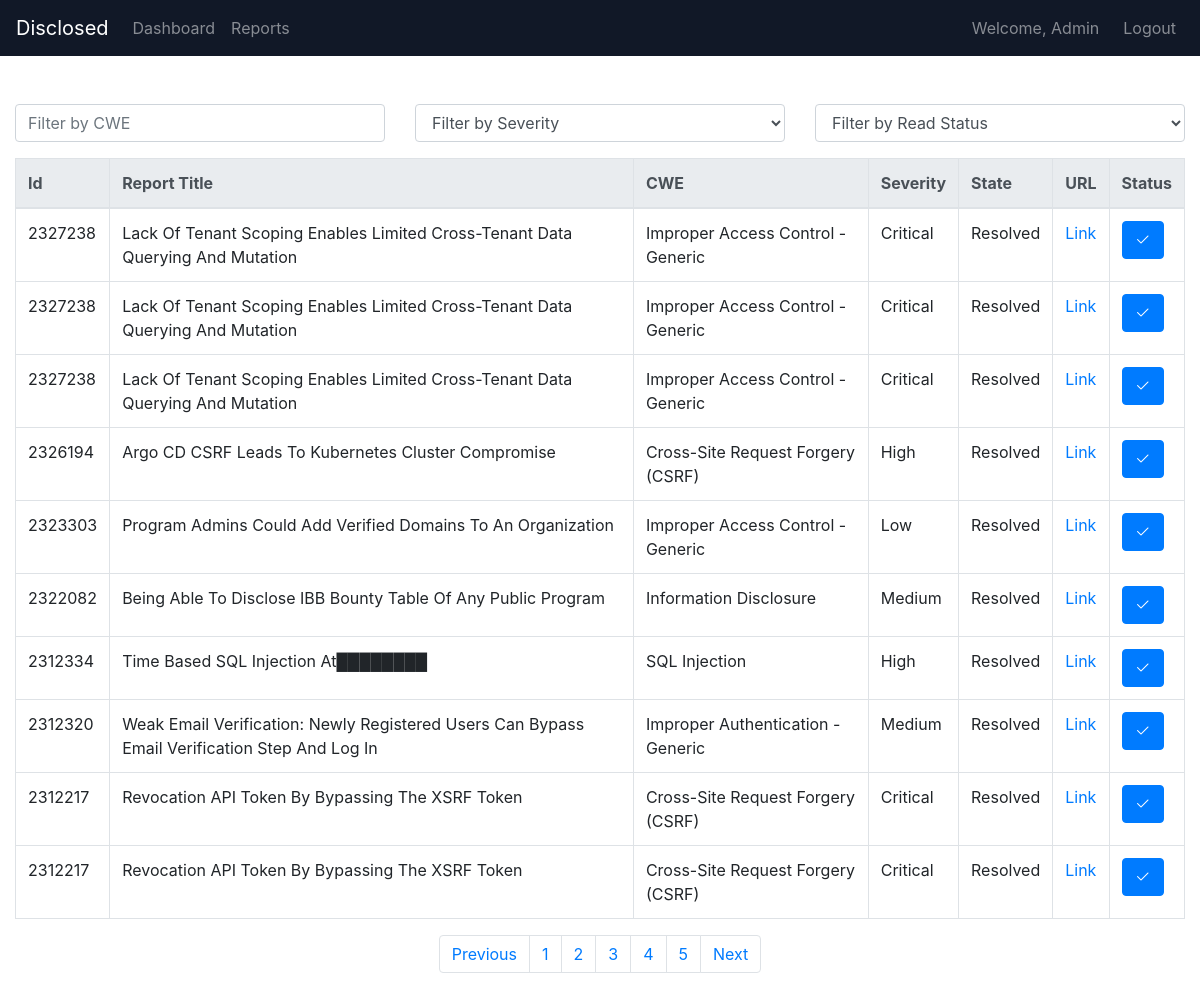
/reports?page=3 (signed in), run on the app's committed database.
### main/models.py (models this page shows, shortened)
class Report(models.Model):
    report_id = models.IntegerField()
    title = models.CharField(max_length=255)
    cwe = models.CharField(max_length=255)
    severity = models.CharField(max_length=255)
    url = models.CharField(max_length=255)
    state = models.CharField(max_length=255, default="resolved")
    is_read = models.BooleanField(default=False)

### main/views.py (the view)
# urls.py: path('reports', views.reports, name="Reports" ),
@login_required(login_url='Login')
def reports(request):
    if request.method == "GET":
        report_list = Report.objects.all().order_by('-report_id')
        """ Paginator """
        paginator = Paginator(report_list, per_page=10)
        """ default page num """
        page_num = request.GET.get('page', 1)
        try:
            reports = paginator.page(page_num)
        except PageNotAnInteger:
            reports = paginator.page(1)
        except EmptyPage:
            reports = paginator.page(paginator.num_pages)
        context = {
            "data" : reports ,
        }
        return render(request, 'reports.html', context=context)
    return HttpResponse({"message" : "Method Not Allowd"}, status=405)

### templates/reports.html (shortened to what this page needs)
{% extends "base.html" %}
{% block content %}
    <div class="row mb-3">
        <div class="col-md-4">
            <input class="form-control" id="cweFilter" placeholder="Filter by CWE">
        </div>
        <div class="col-md-4">
            <select class="form-control" id="severityFilter">
                <option value="">Filter by Severity</option>
            </select>
        </div>
        <div class="col-md-4">
            <select class="form-control" id="readStatusFilter">
                <option value="">Filter by Read Status</option>
            </select>
        </div>
    </div>
    <div class="table-responsive">
        <table class="table table-bordered" id="vulnerabilityTable">
            <thead class="thead-light">
                <tr>
                    <th>Id</th>
                    <th>Report Title</th>
                    <th>CWE</th>
                    <th>Severity</th>
                    <th>State</th>
                    <th>URL</th>
                    <th>Status</th>
                </tr>
            </thead>
            <tbody>
                {% for report in data %}
                <tr>
                    <td>{{ report.report_id }} </td>
                    <td>{{ report.title }} </td>
                    <td data-cwe="{{report.cwe}}">{{ report.cwe}} </td>
                    <td data-severity="{{report.severity}}">{{ report.severity }} </td>
                    <td>{{ report.state }}</td>
                    <td>
                        <a href="{{ report.url }}" target="_blank">Link</a>
                    </td>
                    <td>
                    {% if report.is_read == True %}
                        <button type="button" class="btn btn-success btn-xs" disabled><i class="bi bi-check2-all"></i></button>
                        <input type="hidden" data-read="{{report.is_read}}">
                        {% else %}
                            <form id="markAsRead">
                                <button type="submit" class="btn btn-primary btn-xs" id="readBtn"><i class="bi bi-check2"></i></button>
                            </form>
                    {% endif %}
                    </td>
                </tr>
                {% endfor %}
            </tbody>
        </table>
    </div>
    {% include "paginator.html" %}
{% endblock content %}

### templates/base.html (shortened to what this page needs)
{% load static %}
<!DOCTYPE html>
<html lang="en">
<head>
  <link rel="stylesheet" href="{% static 'style.css' %}">
  <link rel="stylesheet" href="https://maxcdn.bootstrapcdn.com/bootstrap/4.5.2/css/bootstrap.min.css">
  <link rel="stylesheet" href="https://cdn.jsdelivr.net/npm/bootstrap-icons@1.11.3/font/bootstrap-icons.min.css">
</head>
<body>
    <nav class="navbar navbar-expand-lg sticky-top navbar-dark bg-custom-dark">
            <a class="navbar-brand" href="/home">
              Disclosed
            </a>
            <div class="collapse navbar-collapse" id="navbarNav">
              <ul class="navbar-nav mr-auto">
                <li class="nav-item">
                  <a class="nav-link" href="/home">Dashboard</a>
                </li>
                <li class="nav-item">
                  <a class="nav-link" href="/reports">Reports</a>
                </li>
              </ul>
              <ul class="navbar-nav ml-auto">
                <li class="nav-item">
                  <span class="navbar-text mr-3">Welcome, {{ request.user.username }}</span>
                </li>
                <li class="nav-item">
                  <a class="nav-link" href="/logout">Logout</a>
                </li>
              </ul>
            </div>
      </nav>
<div class="container-fluid mt-5">
    {% block content %}
    {% endblock %}
  </div>
</body>
</html>

### main/static/style.css (style rules this page uses)
body { margin: 0; font-family: "Inter", sans-serif; text-transform: capitalize; }
.bg-custom-dark { background-color: #111827; }

### data on the page
Report: report_id "2323303", title "Program Admins Could Add Verified Domains To An Organization", cwe "Improper Access Control - Generic", severity "Low", state "Resolved"
Report: report_id "2322082", title "Being Able To Disclose IBB Bounty Table Of Any Public Program", cwe "Information Disclosure", severity "Medium", state "Resolved"
Report: report_id "2312320", title "Weak Email Verification: Newly Registered Users Can Bypass Email Verification Step And Log In", cwe "Improper Authentication - Generic", severity "Medium", state "Resolved"

### other printed values
{{ request.user.username }} "Admin"
{{ page_no }} "1" "2" "3" "4" "5"
